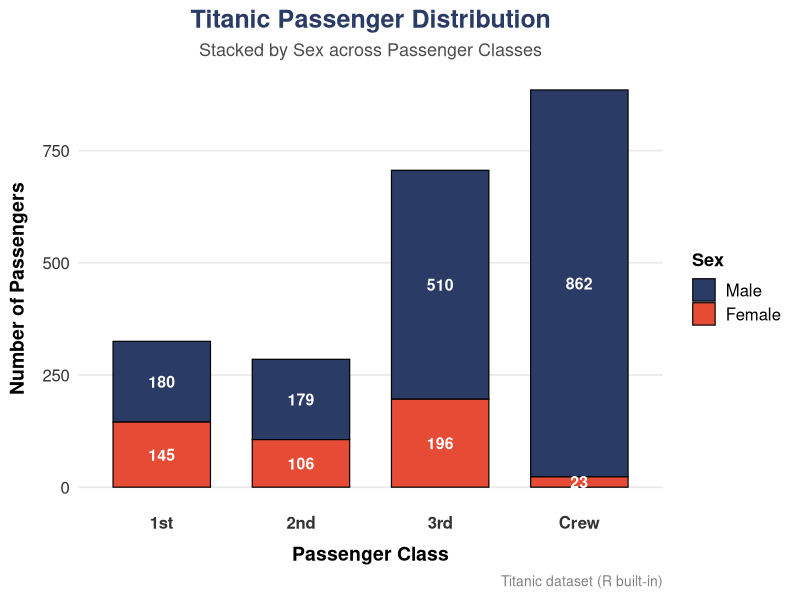

The R script that drew this image:
#Load libraries
library(ggplot2)     
library(dplyr)       

#Load dataset
data("Titanic")                      
titanic_df <- as.data.frame(Titanic)

#Summarize counts
titanic_summary <- titanic_df %>%
  group_by(Class, Sex) %>%
  summarise(Freq = sum(Freq), .groups = "drop")

#Make the barplot
ggplot(titanic_summary, aes(x = Class, y = Freq, fill = Sex)) +
  geom_bar(stat = "identity", 
           color = "black",       #border color
           size = 0.4,            #border thickness
           width = 0.7) +         #bar width
  #Add text labels inside the bars
  geom_text(aes(label = Freq), 
            position = position_stack(vjust = 0.5), 
            color = "white", 
            fontface = "bold", 
            size = 4) +
  # Customize colors
  scale_fill_manual(values = c("Male" = "#2A3B66", "Female" = "#E64B35")) +
  labs(
    title = "Titanic Passenger Distribution",                      #title label
    subtitle = "Stacked by Sex across Passenger Classes",          #subtitle label
    x = "Passenger Class",                                         #x-axis label
    y = "Number of Passengers",                                    #y-axis label
    fill = "Sex",                                                  #legend label
    caption = "Titanic dataset (R built-in)"                       #caption label
  ) +
  theme_minimal(base_size = 14) +                                  #minimal theme
  theme(
    plot.title = element_text(face = "bold", size = 18, hjust = 0.5, color = "#2A3B66"),       #title style
    plot.subtitle = element_text(size = 13, hjust = 0.5, color = "gray30"),                    #subtitle style
    plot.caption = element_text(size = 10, hjust = 1, color = "gray50"),                       #caption style
    axis.text.x = element_text(size = 12, face = "bold", color = "#333333"),                   #x-axis text
    axis.text.y = element_text(size = 12, color = "#333333"),                                  #y-axis text
    axis.title.x = element_text(size = 14, face = "bold", margin = margin(t = 10)),            #x-axis title
    axis.title.y = element_text(size = 14, face = "bold", margin = margin(r = 10)),            #y-axis title
    legend.title = element_text(size = 13, face = "bold"),                                     #legend title
    legend.text = element_text(size = 12),                                                     #legend labels
    panel.grid.major.x = element_blank(),                                                      #remove vertical grids
    panel.grid.minor = element_blank()                                                         #remove minor grids
  )
